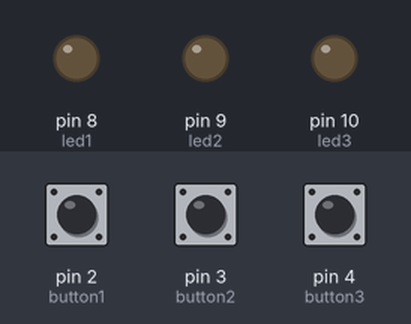
Simulated run of this sketch. Board: Arduino Uno, built with avr-gcc and run on an emulated ATmega328P. Shown: output pins drawn as LEDs (lit = HIGH). Inputs (shaded band) come from the test bench; at power-on: pin 2 (button1) HIGH, pin 3 (button2) HIGH, pin 4 (button3) HIGH.

Above: at 1.2 s.
1.3 s: pin 2 (button1) pulled LOW for 0.15 s
At 1.37 s:
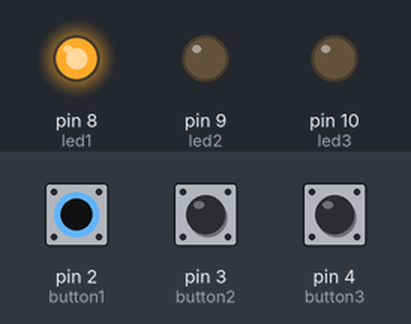
2.9 s: pin 3 (button2) pulled LOW for 0.15 s
At 2.97 s:
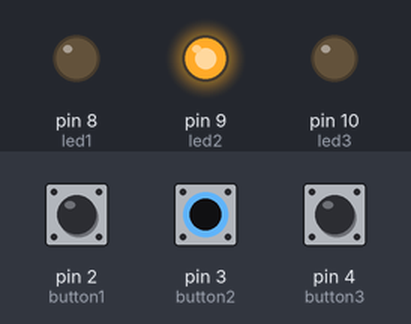
4.5 s: pin 4 (button3) pulled LOW for 0.15 s
At 4.57 s:
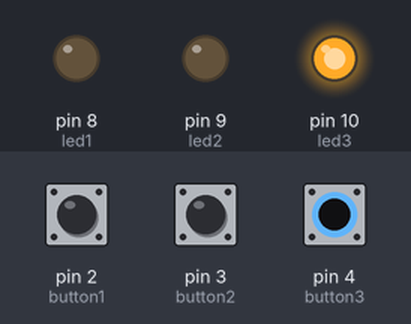
6.1 s: pin 4 (button3) pulled LOW for 3.2 s
At 9.9 s:
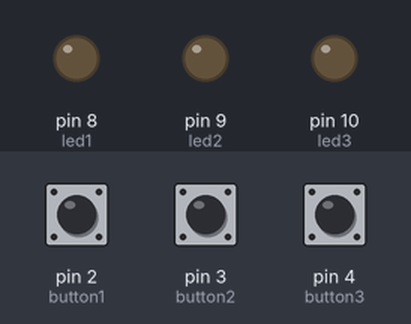
10.8 s: pin 2 (button1) pulled LOW for 3.2 s
At 12.2 s:
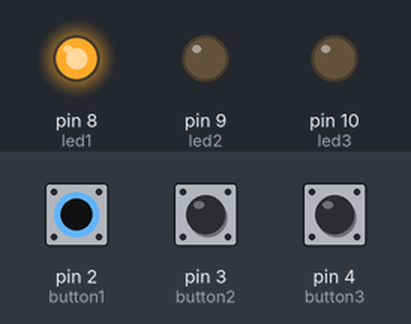
15.5 s: pin 2 (button1) driven LOW and pin 3 (button2) driven LOW
At 15.8 s:
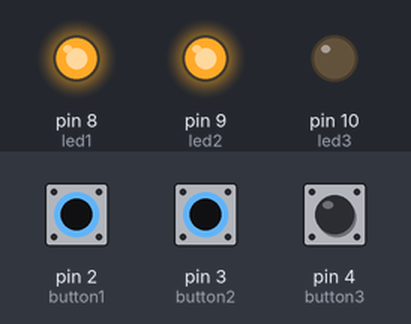
Timing chart, 0 to 18.0 s (numbered marks = the images above; inputs shaded):
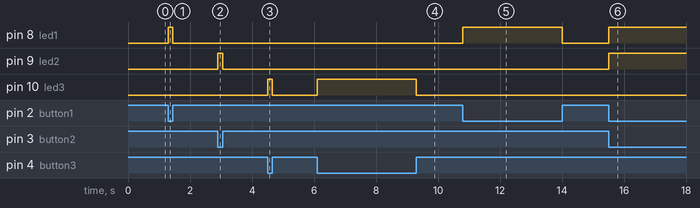

Measured:
- after the input at 1.3 s, pin 8 (led1): LOW → HIGH at once, → LOW 0.15 s later
- after the input at 2.9 s, pin 9 (led2): LOW → HIGH at once, → LOW 0.15 s later
- after the input at 4.5 s, pin 10 (led3): LOW → HIGH at once, → LOW 0.15 s later
- after the input at 6.1 s, pin 10 (led3): LOW → HIGH at once, → LOW 3.2 s later
- after the input at 10.8 s, pin 8 (led1): LOW → HIGH at once, → LOW 3.2 s later
- after the input at 15.5 s, pin 8 (led1), pin 9 (led2): LOW → HIGH at once

The sketch:

magnificent_rottis1.ino
```cpp
int button1 = 2;
int button2 = 3;
int button3 = 4;

int led1 = 8;
int led2 = 9;
int led3 = 10;

void setup() {
  pinMode(button1, INPUT_PULLUP);
  pinMode(button2, INPUT_PULLUP);
  pinMode(button3, INPUT_PULLUP);

  pinMode(led1, OUTPUT);
  pinMode(led2, OUTPUT);
  pinMode(led3, OUTPUT);

  digitalWrite(led1, LOW);
  digitalWrite(led2, LOW);
  digitalWrite(led3, LOW);
}

void loop() {
  if (digitalRead(button1) == LOW) {
    digitalWrite(led1, HIGH);
  } else {
    digitalWrite(led1, LOW);
  }

  if (digitalRead(button2) == LOW) {
    digitalWrite(led2, HIGH);
  } else {
    digitalWrite(led2, LOW);
  }

  if (digitalRead(button3) == LOW) {
    digitalWrite(led3, HIGH);
  } else {
    digitalWrite(led3, LOW);
  }
}
```
